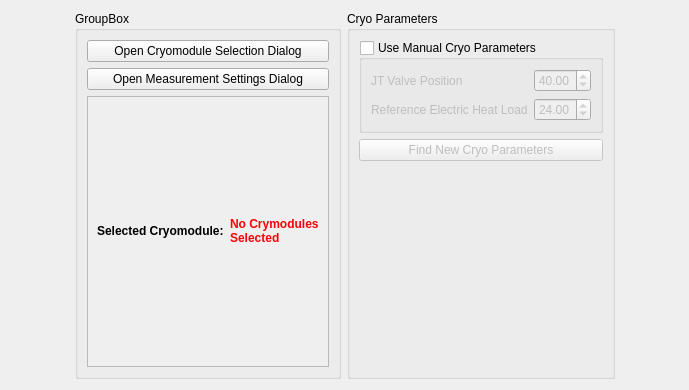
<?xml version="1.0" encoding="UTF-8"?>
<ui version="4.0">
 <class>Q0Measurement</class>
 <widget class="QWidget" name="Q0Measurement">
  <property name="geometry">
   <rect>
    <x>0</x>
    <y>0</y>
    <width>689</width>
    <height>390</height>
   </rect>
  </property>
  <property name="windowTitle">
   <string>Q0 Measurement</string>
  </property>
  <layout class="QVBoxLayout" name="verticalLayout_2">
   <item>
    <layout class="QHBoxLayout" name="horizontalLayout_2">
     <item>
      <spacer name="horizontalSpacer">
       <property name="orientation">
        <enum>Qt::Horizontal</enum>
       </property>
       <property name="sizeHint" stdset="0">
        <size>
         <width>40</width>
         <height>20</height>
        </size>
       </property>
      </spacer>
     </item>
     <item>
      <widget class="QGroupBox" name="groupBox_2">
       <property name="title">
        <string>GroupBox</string>
       </property>
       <layout class="QVBoxLayout" name="verticalLayout_4">
        <item>
         <widget class="QPushButton" name="cmSelectButton">
          <property name="enabled">
           <bool>true</bool>
          </property>
          <property name="sizePolicy">
           <sizepolicy hsizetype="Preferred" vsizetype="Fixed">
            <horstretch>0</horstretch>
            <verstretch>0</verstretch>
           </sizepolicy>
          </property>
          <property name="accessibleName">
           <string>${buttonName}</string>
          </property>
          <property name="text">
           <string>Open Cryomodule Selection Dialog</string>
          </property>
          <property name="checked">
           <bool>false</bool>
          </property>
         </widget>
        </item>
        <item>
         <widget class="QPushButton" name="settingsButton">
          <property name="enabled">
           <bool>true</bool>
          </property>
          <property name="toolTip">
           <string>Default settings will work fine in most use cases</string>
          </property>
          <property name="text">
           <string>Open Measurement Settings Dialog</string>
          </property>
         </widget>
        </item>
        <item>
         <widget class="QFrame" name="cmSelectionFrame">
          <property name="enabled">
           <bool>true</bool>
          </property>
          <property name="autoFillBackground">
           <bool>true</bool>
          </property>
          <property name="frameShape">
           <enum>QFrame::StyledPanel</enum>
          </property>
          <property name="frameShadow">
           <enum>QFrame::Raised</enum>
          </property>
          <layout class="QHBoxLayout" name="horizontalLayout">
           <item>
            <widget class="QLabel" name="selectorLabel">
             <property name="enabled">
              <bool>true</bool>
             </property>
             <property name="sizePolicy">
              <sizepolicy hsizetype="Preferred" vsizetype="Minimum">
               <horstretch>0</horstretch>
               <verstretch>0</verstretch>
              </sizepolicy>
             </property>
             <property name="font">
              <font>
               <weight>75</weight>
               <bold>true</bold>
              </font>
             </property>
             <property name="toolTip">
              <string>CMs where cavities are deselected or not at ops max will appear with an asterisk (*)</string>
             </property>
             <property name="text">
              <string>Selected Cryomodule:</string>
             </property>
             <property name="wordWrap">
              <bool>false</bool>
             </property>
             <property name="textInteractionFlags">
              <set>Qt::LinksAccessibleByMouse|Qt::TextSelectableByMouse</set>
             </property>
            </widget>
           </item>
           <item>
            <widget class="QLabel" name="cmSelectionLabel">
             <property name="enabled">
              <bool>true</bool>
             </property>
             <property name="sizePolicy">
              <sizepolicy hsizetype="MinimumExpanding" vsizetype="Minimum">
               <horstretch>0</horstretch>
               <verstretch>0</verstretch>
              </sizepolicy>
             </property>
             <property name="palette">
              <palette>
               <active>
                <colorrole role="WindowText">
                 <brush brushstyle="SolidPattern">
                  <color alpha="255">
                   <red>252</red>
                   <green>1</green>
                   <blue>7</blue>
                  </color>
                 </brush>
                </colorrole>
               </active>
               <inactive>
                <colorrole role="WindowText">
                 <brush brushstyle="SolidPattern">
                  <color alpha="255">
                   <red>252</red>
                   <green>1</green>
                   <blue>7</blue>
                  </color>
                 </brush>
                </colorrole>
               </inactive>
               <disabled>
                <colorrole role="WindowText">
                 <brush brushstyle="SolidPattern">
                  <color alpha="255">
                   <red>127</red>
                   <green>127</green>
                   <blue>127</blue>
                  </color>
                 </brush>
                </colorrole>
               </disabled>
              </palette>
             </property>
             <property name="font">
              <font>
               <weight>75</weight>
               <bold>true</bold>
              </font>
             </property>
             <property name="toolTip">
              <string>CMs where cavities are deselected or not at ops max will appear with an asterisk (*)</string>
             </property>
             <property name="accessibleName">
              <string>${labelName}</string>
             </property>
             <property name="text">
              <string>No Crymodules Selected</string>
             </property>
             <property name="wordWrap">
              <bool>true</bool>
             </property>
             <property name="textInteractionFlags">
              <set>Qt::LinksAccessibleByMouse|Qt::TextSelectableByMouse</set>
             </property>
            </widget>
           </item>
          </layout>
         </widget>
        </item>
       </layout>
      </widget>
     </item>
     <item>
      <widget class="QGroupBox" name="groupBox">
       <property name="title">
        <string>Cryo Parameters</string>
       </property>
       <layout class="QVBoxLayout" name="verticalLayout_3">
        <item>
         <widget class="QGroupBox" name="manual_cryo_groupbox">
          <property name="sizePolicy">
           <sizepolicy hsizetype="Preferred" vsizetype="Maximum">
            <horstretch>0</horstretch>
            <verstretch>0</verstretch>
           </sizepolicy>
          </property>
          <property name="title">
           <string>Use Manual Cryo Parameters</string>
          </property>
          <property name="checkable">
           <bool>true</bool>
          </property>
          <property name="checked">
           <bool>false</bool>
          </property>
          <layout class="QGridLayout" name="gridLayout">
           <item row="1" column="1">
            <widget class="QDoubleSpinBox" name="ref_heat_spinbox">
             <property name="value">
              <double>24.000000000000000</double>
             </property>
            </widget>
           </item>
           <item row="0" column="1">
            <widget class="QDoubleSpinBox" name="jt_pos_spinbox">
             <property name="value">
              <double>40.000000000000000</double>
             </property>
            </widget>
           </item>
           <item row="0" column="0">
            <widget class="QLabel" name="label">
             <property name="text">
              <string>JT Valve Position</string>
             </property>
            </widget>
           </item>
           <item row="1" column="0">
            <widget class="QLabel" name="label_2">
             <property name="text">
              <string>Reference Electric Heat Load</string>
             </property>
            </widget>
           </item>
          </layout>
         </widget>
        </item>
        <item>
         <widget class="QPushButton" name="new_cryo_params_button">
          <property name="enabled">
           <bool>false</bool>
          </property>
          <property name="text">
           <string>Find New Cryo Parameters</string>
          </property>
         </widget>
        </item>
        <item>
         <widget class="QLabel" name="cryo_param_status_label">
          <property name="text">
           <string/>
          </property>
         </widget>
        </item>
       </layout>
      </widget>
     </item>
     <item>
      <spacer name="horizontalSpacer_2">
       <property name="orientation">
        <enum>Qt::Horizontal</enum>
       </property>
       <property name="sizeHint" stdset="0">
        <size>
         <width>40</width>
         <height>20</height>
        </size>
       </property>
      </spacer>
     </item>
    </layout>
   </item>
   <item>
    <layout class="QHBoxLayout" name="groupbox_layout"/>
   </item>
  </layout>
 </widget>
 <resources/>
 <connections/>
</ui>
